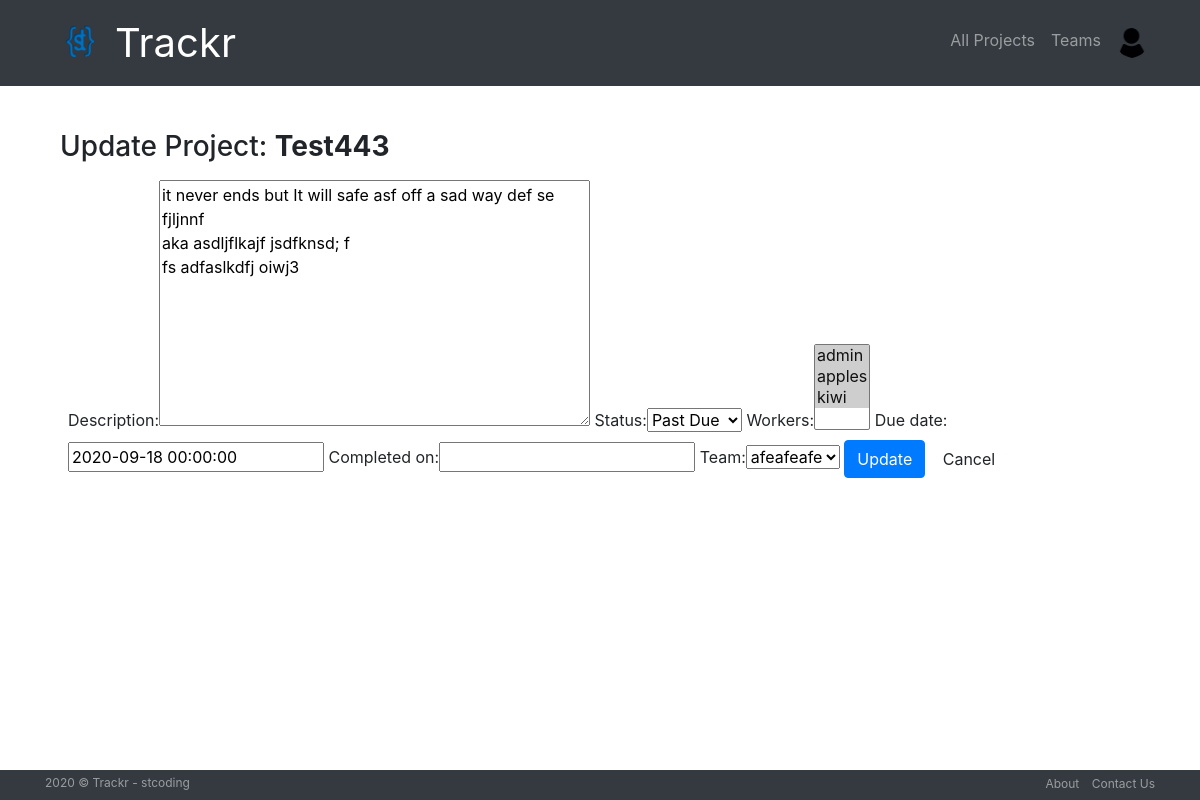
The app's page /projects/edit/5/ (signed in), older data.
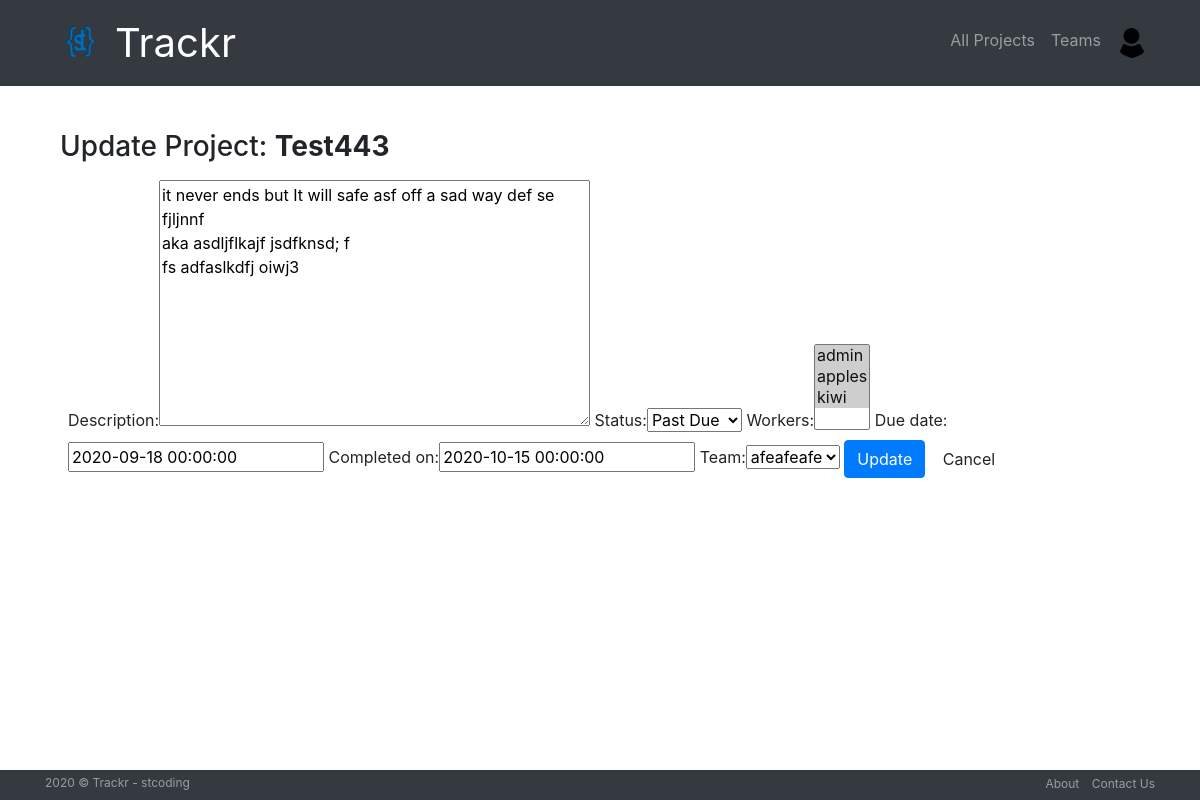
The same page, newer data.
### projects/models.py (models this page shows, shortened)
class Project(models.Model):
    id = models.AutoField(primary_key=True)
    project_name = models.CharField(max_length=256)
    workers = models.ManyToManyField(User,through='ProjectWorker')
    created_by = models.ForeignKey(User,related_name='created',null=True,on_delete=models.SET_NULL)
    description = models.TextField()
    created_at = models.DateTimeField(default=timezone.now)
    due_date = models.DateTimeField()
    status = models.CharField(max_length=20,choices=status)
    completed_on = models.DateTimeField(blank=True,null=True)
    team = models.ForeignKey(Team,related_name='projects',null=True,blank=True,on_delete=models.SET_NULL)
    class Meta():
        ordering = ['-created_at']

### projects/views.py (the view)
# urls.py: path("edit/<int:pk>/",views.EditProject.as_view(),name="edit"),
class EditProject(LoginRequiredMixin, generic.UpdateView):
    model = Project
    fields = ['description','status','workers','due_date','completed_on','team']
    template_name_suffix = '_update_form'
    success_url = reverse_lazy("projects:all")
    def get_form(self):
        form = super().get_form()
        form.fields['due_date'].widget = DatePickerInput()
        form.fields['completed_on'].widget = DatePickerInput()
        return form

### teams/models.py (called while the page is built)
    def __str__(self):
        return self.name

### trackr/context-processor.py (called while the page is built)
def extras(request):
    if request.user.is_authenticated:
        profile= request.user.userprofile
        return {'profile':profile}
    else:
        return {}

### projects/templates/projects/project_update_form.html (shortened to what this page needs)
{% extends "projects/project_base.html" %}
{% load bootstrap %}
{% block proj_content %}
<br>
<h3>Update Project: <strong>{{project.project_name}}</strong></h3>
<div class="d-flex p-2 justify-content-center">
  <form method="post">
      {{ form|bootstrap }}
      <input type="submit" class='btn btn-primary btn-large' value="Update">
      <a class="btn btn-simple btn-large btn-default mx-auto" href="javascript:history.go(-1)">Cancel</a>
  </form>
</div>
{% endblock %}

Row changes from the older to the newer data that the page shows:
changed Project "Test443": completed_on (not shown) → "2020-10-15 00:00:00"
